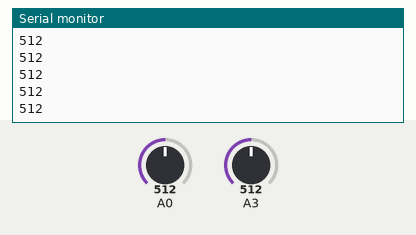
Recording of a sketch running on a simulated Arduino Uno, built with avr-gcc and run on an emulated ATmega328P. Parts: the last lines printed to the serial monitor. Inputs (shaded band) come from the test bench; at power-on: A0 = 512, A3 = 512. The ROS host is connected and sends only what is stated.

Above: at 1.2 s.
1.3 s: A0 set to 716
At 1.78 s:
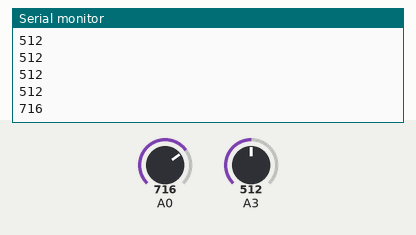
2.8 s: A0 set to 900
At 3.0 s:
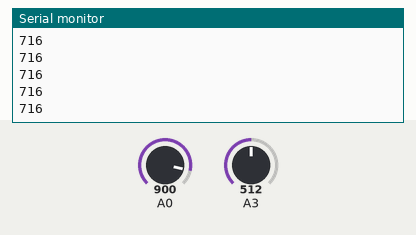
Timing chart, 0 to 5.8 s (numbered marks = the images above; inputs shaded):
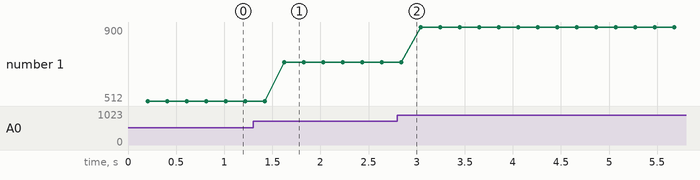

The sketch:

GSAS61_timestamp_2sensors.ino
```cpp
#include <ros.h>
#include <sensor_msgs/Range.h>
#include "ros/node_handle.h"
#include "ArduinoHardware.h"

ros::NodeHandle_<ArduinoHardware, 0, 5, 0, 256> nh;

sensor_msgs::Range sensor_msg3;
ros::Publisher gas_sensor_value3("gas_sensor_value_3", &sensor_msg3);
int sensorValue3;

sensor_msgs::Range sensor_msg4;
ros::Publisher gas_sensor_value4("gas_sensor_value_4", &sensor_msg4);
int sensorValue4;

void setup()
{
  nh.initNode();
  nh.advertise(gas_sensor_value3);
  nh.advertise(gas_sensor_value4);

  Serial.begin(9600); // sets the serial port to 115200
  nh.getHardware()->setBaud(9600);
}

void loop()
{
  for(int i=0; i<5; i++)
  {
    delay(10);
    sensorValue3 = analogRead(0);       // read analog input pin 0
  }
  sensor_msg3.header.stamp = nh.now();
  sensor_msg3.range = sensorValue3;
  gas_sensor_value3.publish(&sensor_msg3);

  for(int i=0; i<5; i++)
  {
    delay(10);
    sensorValue4 = analogRead(3);       // read analog input pin 0
  }
  sensor_msg4.header.stamp = nh.now();
  sensor_msg4.range = sensorValue4;
  gas_sensor_value4.publish(&sensor_msg4);

  nh.spinOnce();
  delay(100);                        // wait 100ms for next reading
  Serial.print(sensorValue3);
  Serial.print("\n");
}
```

Measured:
- after the input at 1.3 s, the serial monitor: prints a new line after 0.32 s (image 1)
- plotted number 1: 512 → 716 after the input at 1.3 s, 716 → 900 after the input at 2.8 s
